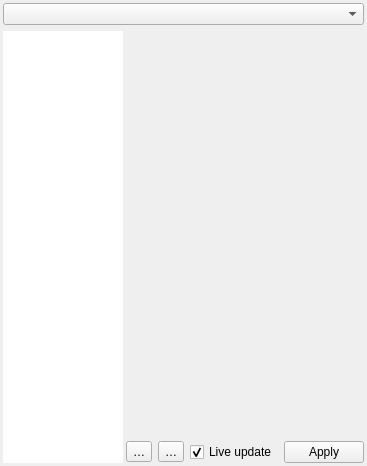
<?xml version="1.0" encoding="UTF-8"?>
<ui version="4.0">
 <class>QgsLayerStylingWidgetBase</class>
 <widget class="QWidget" name="QgsLayerStylingWidgetBase">
  <property name="geometry">
   <rect>
    <x>0</x>
    <y>0</y>
    <width>367</width>
    <height>466</height>
   </rect>
  </property>
  <property name="windowTitle">
   <string notr="true">Form</string>
  </property>
  <layout class="QGridLayout" name="gridLayout_2">
   <property name="leftMargin">
    <number>3</number>
   </property>
   <property name="topMargin">
    <number>3</number>
   </property>
   <property name="rightMargin">
    <number>3</number>
   </property>
   <property name="bottomMargin">
    <number>3</number>
   </property>
   <item row="0" column="0">
    <widget class="QStackedWidget" name="mStackedWidget">
     <property name="currentIndex">
      <number>1</number>
     </property>
     <widget class="QWidget" name="page">
      <layout class="QGridLayout" name="gridLayout_3">
       <item row="0" column="0">
        <widget class="QLabel" name="label_2">
         <property name="alignment">
          <set>Qt::AlignCenter</set>
         </property>
         <property name="text">
          <string>Not supported or no layer</string>
         </property>
        </widget>
       </item>
      </layout>
     </widget>
     <widget class="QWidget" name="page_2">
      <layout class="QGridLayout" name="gridLayout">
       <property name="leftMargin">
        <number>0</number>
       </property>
       <property name="topMargin">
        <number>0</number>
       </property>
       <property name="rightMargin">
        <number>0</number>
       </property>
       <property name="bottomMargin">
        <number>0</number>
       </property>
       <property name="horizontalSpacing">
        <number>3</number>
       </property>
       <item row="0" column="0" colspan="2">
        <layout class="QHBoxLayout" name="horizontalLayout">
         <property name="spacing">
          <number>6</number>
         </property>
         <item>
          <widget class="QgsMapLayerComboBox" name="mLayerCombo">
           <property name="sizePolicy">
            <sizepolicy hsizetype="Expanding" vsizetype="Fixed">
             <horstretch>0</horstretch>
             <verstretch>0</verstretch>
            </sizepolicy>
           </property>
           <property name="sizeAdjustPolicy">
            <enum>QComboBox::AdjustToMinimumContentsLength</enum>
           </property>
          </widget>
         </item>
        </layout>
       </item>
       <item row="1" column="1">
        <widget class="QgsPanelWidgetStack" name="mWidgetStack" native="true"/>
       </item>
       <item row="2" column="1">
        <layout class="QHBoxLayout" name="horizontalLayout_2">
         <property name="spacing">
          <number>6</number>
         </property>
         <item>
          <widget class="QToolButton" name="mUndoButton">
           <property name="toolTip">
            <string>Undo</string>
           </property>
           <property name="text">
            <string>…</string>
           </property>
           <property name="icon">
            <iconset resource="../../images/images.qrc">
             <normaloff>:/images/themes/default/mActionUndo.svg</normaloff>:/images/themes/default/mActionUndo.svg</iconset>
           </property>
          </widget>
         </item>
         <item>
          <widget class="QToolButton" name="mRedoButton">
           <property name="toolTip">
            <string>Redo</string>
           </property>
           <property name="text">
            <string>…</string>
           </property>
           <property name="icon">
            <iconset resource="../../images/images.qrc">
             <normaloff>:/images/themes/default/mActionRedo.svg</normaloff>:/images/themes/default/mActionRedo.svg</iconset>
           </property>
          </widget>
         </item>
         <item>
          <spacer name="horizontalSpacer_2">
           <property name="orientation">
            <enum>Qt::Horizontal</enum>
           </property>
           <property name="sizeHint" stdset="0">
            <size>
             <width>0</width>
             <height>20</height>
            </size>
           </property>
          </spacer>
         </item>
         <item>
          <widget class="QCheckBox" name="mLiveApplyCheck">
           <property name="toolTip">
            <string>If checked, the map canvas will automatically update whenever an option has been changed without the requirement to click Apply</string>
           </property>
           <property name="text">
            <string>Live update</string>
           </property>
           <property name="checked">
            <bool>true</bool>
           </property>
           <property name="autoRepeat">
            <bool>false</bool>
           </property>
          </widget>
         </item>
         <item>
          <widget class="QDialogButtonBox" name="mButtonBox">
           <property name="sizePolicy">
            <sizepolicy hsizetype="Fixed" vsizetype="Fixed">
             <horstretch>0</horstretch>
             <verstretch>0</verstretch>
            </sizepolicy>
           </property>
           <property name="standardButtons">
            <set>QDialogButtonBox::Apply</set>
           </property>
          </widget>
         </item>
        </layout>
       </item>
       <item row="1" column="0" rowspan="2">
        <widget class="QFrame" name="mOptionsListFrame">
         <property name="frameShape">
          <enum>QFrame::NoFrame</enum>
         </property>
         <property name="frameShadow">
          <enum>QFrame::Raised</enum>
         </property>
         <layout class="QVBoxLayout" name="verticalLayout">
          <property name="spacing">
           <number>0</number>
          </property>
          <property name="leftMargin">
           <number>0</number>
          </property>
          <property name="topMargin">
           <number>0</number>
          </property>
          <property name="rightMargin">
           <number>0</number>
          </property>
          <property name="bottomMargin">
           <number>0</number>
          </property>
          <item>
           <widget class="QListWidget" name="mOptionsListWidget">
            <property name="sizePolicy">
             <sizepolicy hsizetype="Fixed" vsizetype="Expanding">
              <horstretch>0</horstretch>
              <verstretch>0</verstretch>
             </sizepolicy>
            </property>
            <property name="minimumSize">
             <size>
              <width>38</width>
              <height>0</height>
             </size>
            </property>
            <property name="frameShape">
             <enum>QFrame::NoFrame</enum>
            </property>
            <property name="horizontalScrollBarPolicy">
             <enum>Qt::ScrollBarAlwaysOff</enum>
            </property>
            <property name="editTriggers">
             <set>QAbstractItemView::NoEditTriggers</set>
            </property>
            <property name="textElideMode">
             <enum>Qt::ElideNone</enum>
            </property>
            <property name="resizeMode">
             <enum>QListView::Adjust</enum>
            </property>
            <property name="wordWrap">
             <bool>true</bool>
            </property>
           </widget>
          </item>
         </layout>
        </widget>
       </item>
      </layout>
     </widget>
    </widget>
   </item>
  </layout>
 </widget>
 <customwidgets>
  <customwidget>
   <class>QgsMapLayerComboBox</class>
   <extends>QComboBox</extends>
   <header>qgsmaplayercombobox.h</header>
  </customwidget>
  <customwidget>
   <class>QgsPanelWidgetStack</class>
   <extends>QWidget</extends>
   <header>qgspanelwidgetstack.h</header>
   <container>1</container>
  </customwidget>
 </customwidgets>
 <tabstops>
  <tabstop>mLayerCombo</tabstop>
  <tabstop>mUndoButton</tabstop>
  <tabstop>mRedoButton</tabstop>
  <tabstop>mLiveApplyCheck</tabstop>
 </tabstops>
 <resources>
  <include location="../../images/images.qrc"/>
 </resources>
 <connections/>
</ui>
